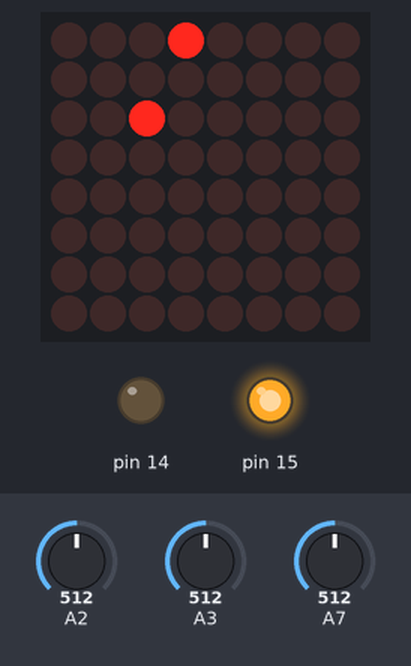
The sketch below on a simulated Arduino Nano, built with avr-gcc and run on an emulated ATmega328P. Shown: 8×8 LED matrix, output pins drawn as LEDs (lit = HIGH). The inputs (shaded band) are chosen by the test bench; at power-on: A2 = 512, A7 = 512, A3 = 512. Random numbers use the default seed unless the sketch sets one.

Above: at 1.2 s.
1.3 s: A2 set to 653
4.1 s: A2 set to 676
At 4.22 s:
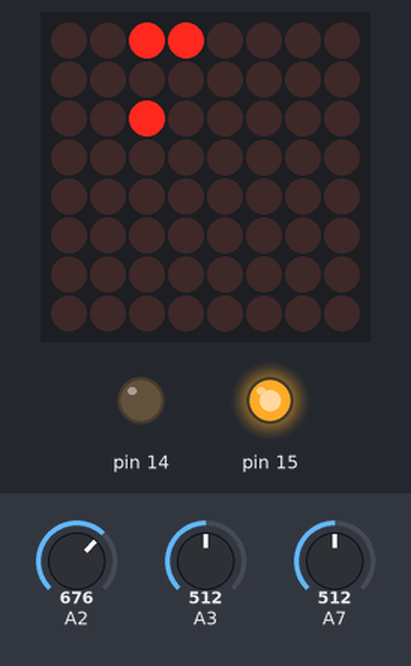
5.9 s: A7 set to 306
At 6.28 s:
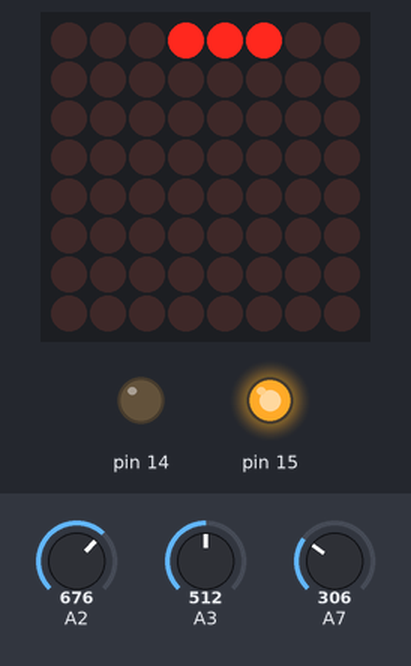
8.5 s: A7 set to 150
At 9.36 s:
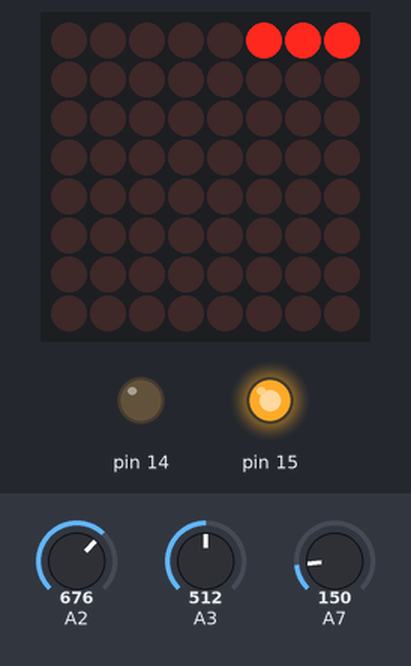
10.0 s: A7 set to 30
Timing chart, 0 to 12.5 s (numbered marks = the images above; inputs shaded):
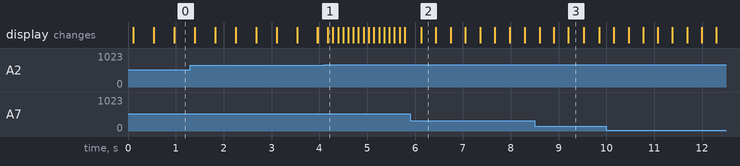

The sketch:

snake.ino
```cpp
#include "LedControl.h"

struct Pins {
  static const short CLK = 10;
  static const short CS = 11;
  static const short DIN = 12;

  static const short reost = A7;

  static const short joystickX = A2;
  static const short joystickY = A3;
  static const short joystickVCC = 15;
  static const short joystickGND = 14;
};

void setup() {
  startup();
}

void loop() {
  spawnFood();
  inputs();
  snakeMovement();
  system();
}

LedControl matrix(Pins::DIN, Pins::CLK, Pins::CS, 1);

struct Point {
  int row = 0, col = 0;
  Point(int row =0, int col = 0): row(row), col(col) {};
};

struct Coordinate {
  int x = 0, y = 0;
  Coordinate(int x = 0, int y = 0): x(x), y(y) {};
};

bool gameOver = false;

Point snake;
Point food(-1,-1);

Coordinate joystickDef(500, 500);

int snakeLength = 3;
int snakeSpeed = 1;
int snakeMove = 0;

const short plusY = 1;
const short minusY = 3;
const short plusX = 2;
const short minusX = 4;

const int joystickThreshold = 160;

const float logarithmy = 0.3;

int board[8][8] = {};

void spawnFood(){
  if (food.row == -1 || food.col == -1){
    do{
      food.col = random(8);
      food.row = random(8);
    } while (board[food.row][food.col] > 0);
  }
}
void inputs(){
  int prevDirection = snakeMove;
  long time = millis();

  while (millis() < time + snakeSpeed){
    float raw = mapf(analogRead(Pins::reost), 0, 1023, 0, 1);
		snakeSpeed = mapf(pow(raw, 3.5), 0, 1, 10, 1000);

    if (snakeSpeed == 0) {
      snakeSpeed = 1;
    }

    if (analogRead(Pins::joystickY) < joystickDef.y - joystickThreshold) {
      snakeMove = minusY;
    }
    if (analogRead(Pins::joystickY) > joystickDef.y + joystickThreshold) {
      snakeMove = plusY;
    }
    if (analogRead(Pins::joystickX) < joystickDef.x - joystickThreshold) {
     snakeMove = plusX;
    }
    if (analogRead(Pins::joystickX) > joystickDef.x + joystickThreshold) {
      snakeMove = minusX;
    }

    if (snakeMove + 2 == prevDirection && prevDirection != 0) {
      snakeMove = prevDirection;
    }
    if (snakeMove - 2 == prevDirection && prevDirection != 0) {
      snakeMove = prevDirection;
    }
    matrix.setLed(0, food.row, food.col, 1);
  }
}

void snakeMovement(){
  switch (snakeMove){
    case plusY:
      snake.row--;
      edge();
      matrix.setLed(0, snake.row, snake.col, 1);
      break;

    case minusY:
      snake.row++;
      edge();
      matrix.setLed(0, snake.row, snake.col, 1);
      break;

    case plusX:
      snake.col++;
      edge();
      matrix.setLed(0, snake.row, snake.col, 1);
      break;

    case minusX:
      snake.col--;
      edge();
      matrix.setLed(0, snake.row, snake.col, 1);
      break;
  }

  if (board[snake.row][snake.col] > 1 && snakeMove != 0){
    gameOver = true;
    return;
  }

  if (snake.row == food.row && snake.col == food.col) {
		food.row = -1;
		food.col = -1;

    snakeLength ++;

    for (int row = 0; row < 8; row++){
      for (int col = 0; col < 8; col++){
        if (board[row][col] > 0) {
          board[row][col]++;
        }
      }
    }
  }

  board[snake.row][snake.col] = snakeLength + 1;

  for (int row = 0; row < 8; row++){
    for (int col = 0; col < 8; col++){
      if (board[row][col] > 0){
        board[row][col]--;
      }
      matrix.setLed(0, row, col, board[row][col] == 0 ? 0:1);
    }
  }
}

void edge(){
  if (snake.col < 0) {
    snake.col += 8;
  }
  if (snake.col > 7) {
    snake.col -= 8;
  }
  if (snake.row < 0) {
    snake.row += 8;
  }
  if (snake.row > 7) {
    snake.row -= 8;
  }
}

void system(){
  if (gameOver){
    gameOver = false;
    snake.row = random(8);
    snake.col = random(8);
    food.row = -1;
    food.col = -1;
    snakeLength = 3;
    snakeMove = 0;
    matrix.clearDisplay(0);
  }
}

void startup(){
  pinMode(Pins::joystickVCC, OUTPUT);
  digitalWrite(Pins::joystickVCC, HIGH);

  pinMode(Pins::joystickGND, OUTPUT);
  digitalWrite(Pins::joystickGND, LOW);

  matrix.shutdown(0, false);
  matrix.setIntensity(0, 8);
  matrix.clearDisplay(0);

  randomSeed(analogRead(A5));
  snake.row = random(8);
  snake.col = random(8);
}

float mapf(float x, float in_min, float in_max, float out_min, float out_max) {
	return (x - in_min) * (out_max - out_min) / (in_max - in_min) + out_min;
}
```

Measured:
- the behaviour switches between 660 and 661 on A2 (found by bisection; images 0 and 1)
